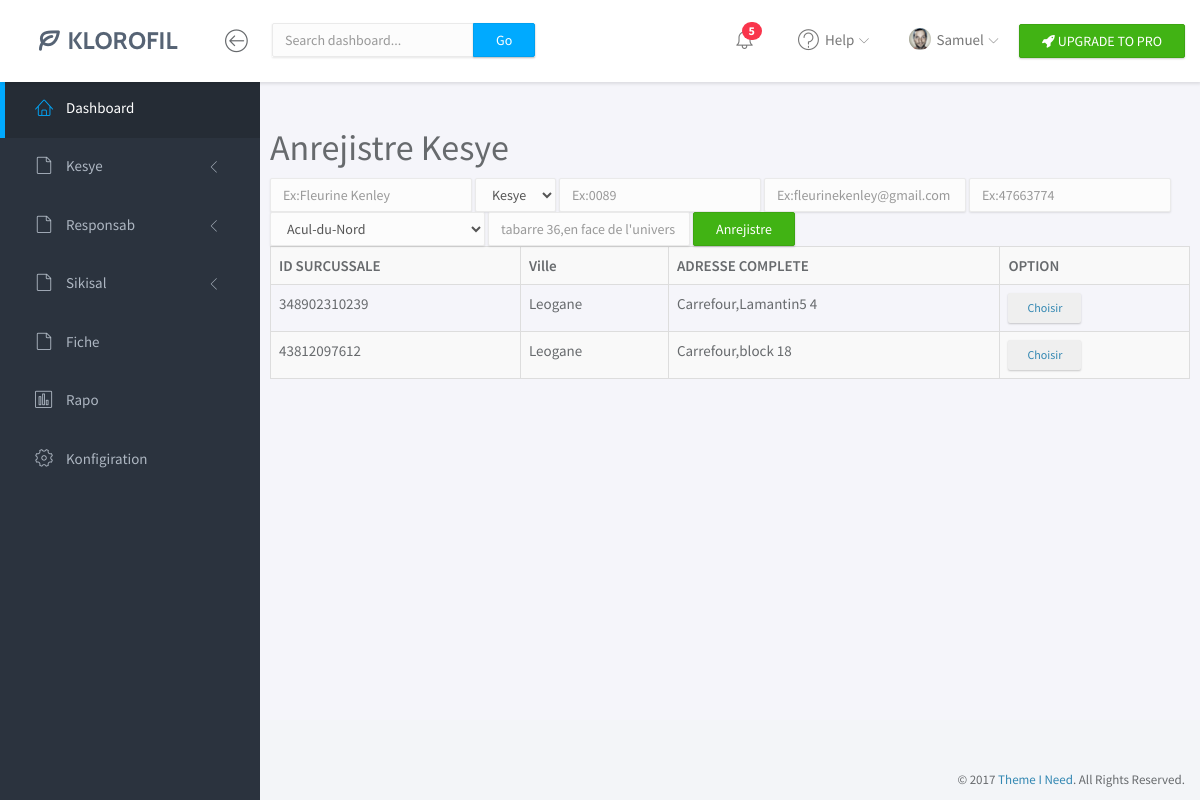
The app's page /administration/kesye/new/index.php with its own data.
### tables this page shows
CREATE TABLE `tblsurcussale` (
  `id_surcussale` varchar(200) NOT NULL,
  `entreprise_id` varchar(200) NOT NULL,
  `ville_id` varchar(200) NOT NULL,
  `adresse_complete` varchar(200) NOT NULL,
  `etat` int(11) NOT NULL,
  `date_ajout` timestamp NOT NULL DEFAULT CURRENT_TIMESTAMP ON UPDATE CURRENT_TIMESTAMP,
  `date_modifier` timestamp NOT NULL DEFAULT '0000-00-00 00:00:00'
);

CREATE TABLE `tblville` (
  `id_ville` int(11) NOT NULL,
  `id_etat` int(11) NOT NULL,
  `nom_ville` varchar(50) NOT NULL,
  `date_ajout` date DEFAULT NULL
);

### api/Dao/VilleDao.class.php (called while the page is built, shortened)
<?php
class villeDao{
  public static function GetVille(){
            $con=new connexion();
            $cont=$con->executerequete("select * from tblville");
            return $cont;
  }
}
?>

### api/Modele/Mconnexion.class.php (called while the page is built, shortened)
<?php
  class connexion{
      private $connexion;
      public function __construct (){
        $this->connexion=new mysqli("localhost","root","","db_lotterie");
      }
     public function executerequete($sql){
       $contenu=$this->connexion->query($sql);
       return $contenu->fetch_all();
     }
  }
?>

### api/Dao/surcussaleDao.class.php (called while the page is built, shortened)
<?php
    class surcussaleDao{
           public static function getAllSurcussale($id){
                     $con=new connexion();
                     $cont=$con->executerequete("SELECT s.id_surcussale,v.nom_ville,s.ville_id,s.adresse_complete,s.etat from tblsurcussale s inner join tblville v
                            on s.ville_id=v.id_ville where entreprise_id='$id' and etat=1");
                     return $cont;
           }
    }
?>

### administration/kesye/new/index.php (the view, shortened to what this page needs)
<?php
require_once "../../../api/Modele/Mconnexion.class.php";
require_once "../../../api/Dao/VilleDao.class.php";
require_once "../../../api/Dao/surcussaleDao.class.php";
?>
<!doctype html>
<html lang="en">
<head>
	<link rel="stylesheet" href="../../../assets/vendor/bootstrap/css/bootstrap.min.css">
	<link rel="stylesheet" href="../../../assets/vendor/font-awesome/css/font-awesome.min.css">
	<link rel="stylesheet" href="../../../assets/vendor/linearicons/style.css">
	<link rel="stylesheet" href="../../../assets/css/main.css">
	<link rel="stylesheet" href="../../../assets/css/demo.css">
</head>
<body>
	<div id="wrapper">
	<?php
	require_once '../../../file/header.inc';
	require_once '../../../file/menu.inc';?>
		<div class="main">
      <div class="main-content">
				  <h1>Anrejistre Kesye</h1>
					<?php
					if(isset($sikse)){
						echo $sikse;
					}else if(isset($mesaj)){
							echo $mesaj;
					}else{
						$mesaj="";
					}
						$ident="198122317601";
					?>
					<form action="" method="post" class="form-inline">
								<input type="text" name="txtnom" class="form-control" value="<?php if(($mesaj)||($_POST['txttypeadmin']==3) || isset($_GET['id_surcussale'])){ echo $_SESSION['nom_complet'];}?>" required  placeholder="Ex:Fleurine Kenley">
									<select  name="txttypeadmin" class="form-control">
											<option value='3'>Kesye</option>
									</select>
								<input type="text" name="txtpin" class="form-control"  value="<?php if(($mesaj) || ($_POST['txttypeadmin']==3) || isset($_GET['id_surcussale'])){ echo $_SESSION['pin'];}?>" required placeholder="Ex:0089">
								<input type="email" name="txtemail" class="form-control"  value="<?php if(($mesaj)||($_POST['txttypeadmin']==3)  || isset($_GET['id_surcussale'])){ echo $_SESSION['email'];}?>" required placeholder="Ex:fleurinekenley@gmail.com">
									<input type="text" name="txttelephone" class="form-control"  value="<?php if(($mesaj)||($_POST['txttypeadmin']==3)  || isset($_GET['id_surcussale'])){ echo $_SESSION['telephone'];}?>" required placeholder="Ex:47663774">
									<select id="txtville" name="txtville" class="form-control">
											<?php foreach(VilleDao::GetVille() as $li):
												if(($_POST['txttypeadmin']==3) || isset($_GET['id_surcussale']) ||($mesaj)){
													if(($li[0]==$_SESSION['ville'])){
													echo "<option selected='selected' value='$li[0]'>$li[2]</option>";
												}else{
														echo "<option value='$li[0]'>$li[2]</option>";
												}
												}else{
														echo "<option value='$li[0]'>$li[2]</option>";
												}
												 endforeach;?>
									</select>
									<input type="text" name="txtadressecomp" class="form-control" value="<?php if(($mesaj)||($_POST['txttypeadmin']==3) || isset($_GET['id_surcussale'])){ echo $_SESSION['adresse_complete'];}?>"  required placeholder="tabarre 36,en face de l'univers market">
							 <input type="submit" name="btnanrejistre" value="Anrejistre" class="btn btn-success">
					</form>
					<table id="user_adr" class="table table-striped table-bordered">
							<tr>
								<th>ID SURCUSSALE</th>
										<th>Ville</th>
											<th>ADRESSE COMPLETE</th>
													<th>OPTION</th>
							</tr>
							<?php
							foreach(surcussaleDao::getAllSurcussale($ident) as $row):?>
								<tr>
										<td><?=$row[0]?></td>
										<td><?= ucwords($row[1])?></td>
										<td><?= ucwords($row[3])?></td>
											<td>
											<a href="?id_surcussale=<?=$row[0]?>&&etat=<?=$row[4]?>"><input type="submit" value="Choisir" name="btnchoisir" class="btn btn-secondary btn-sm" data-toggle="modal"/></a>
											</td>
								</tr>
							<?php endforeach;?>
					</table>
			</div>
		</div>
	<?php require_once '../../../file/footer.inc';?>
	</div>
</body>
</html>

### assets/css/main.css (style rules this page uses)
html { position: relative; min-height: 100%; }
body { background-color: #F3F5F8; font-family: "Source Sans Pro", sans-serif; font-size: 15px; color: #676a6d; }
a { color: #3287B2; }
th { font-weight: 600; }
#wrapper .main { -webkit-transition: all 0.3s ease-in-out; -moz-transition: all 0.3s ease-in-out; -ms-transition: all 0.3s ease-in-out; -o-transition: all 0.3s ease-in-out; transition: all 0.3s ease-in-out; width: calc(100% - 260px); left: 0; position: relative; float: right; background-color: #f5f5fa; }
#wrapper #sidebar-nav, #wrapper .main { padding-top: 80px; }
.main-content { padding: 28px 10px; }
.form-control { -moz-box-shadow: 0px 1px 2px 0 rgba(0, 0, 0, 0.1); -webkit-box-shadow: 0px 1px 2px 0 rgba(0, 0, 0, 0.1); box-shadow: 0px 1px 2px 0 rgba(0, 0, 0, 0.1); -webkit-border-radius: 2px; -moz-border-radius: 2px; border-radius: 2px; border-color: #eaeaea; background-color: #fcfcfc; }
.btn { -webkit-border-radius: 2px; -moz-border-radius: 2px; border-radius: 2px; -moz-box-shadow: 0px 1px 2px 0 rgba(0, 0, 0, 0.2); -webkit-box-shadow: 0px 1px 2px 0 rgba(0, 0, 0, 0.2); box-shadow: 0px 1px 2px 0 rgba(0, 0, 0, 0.2); padding: 6px 22px; }
.btn-group-sm > .btn, .btn-sm { padding: 5px 18px; }
.btn-success { background-color: #41B314; border-color: #3ca512; }

### records on screen
tblsurcussale: id_surcussale "348902310239", ville.nom_ville "Leogane", adresse_complete "Carrefour,Lamantin5 4"
tblsurcussale: id_surcussale "43812097612", ville.nom_ville "Leogane", adresse_complete "Carrefour,block 18"

### other values on screen
form field txtville "Acul-du-Nord"
